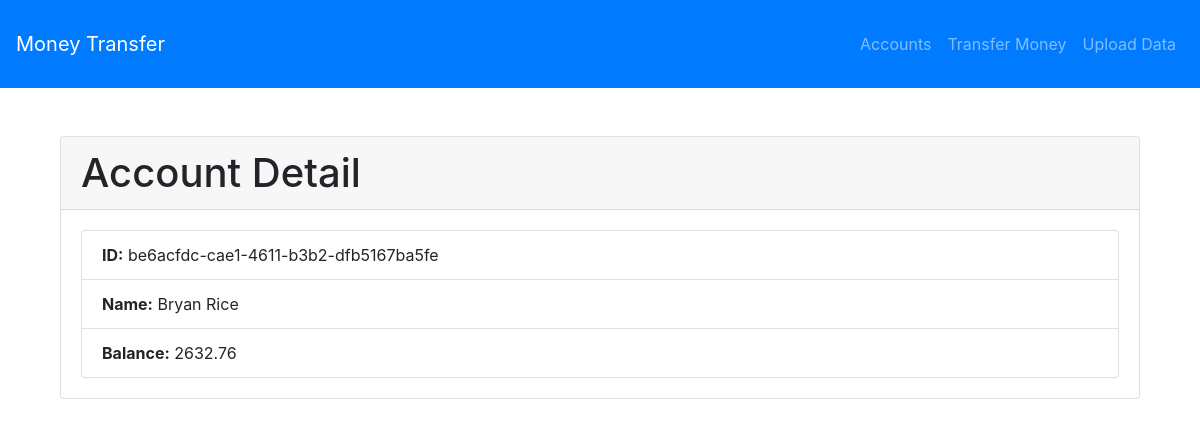
The page /accounts/be6acfdc-cae1-4611-b3b2-dfb5167ba5fe/ on the database its author committed.
### accounts/models.py (models this page shows, shortened)
class Account(models.Model):
    Account_ID = models.CharField(max_length=100, unique=True,primary_key=True)
    Name = models.CharField(max_length=255)
    Balance = models.DecimalField(max_digits=10, decimal_places=2)

### accounts/views.py (the view)
# urls.py: path('<str:pk>/', AccountDetailView.as_view(), name='account_detail'),
class AccountDetailView(DetailView):
    model = Account
    template_name = 'accounts/account_detail.html'
    context_object_name = 'account'

### accounts/templates/accounts/account_detail.html (shortened to what this page needs)
{% extends 'base.html' %}
{% block content %}
<div class="container mt-5">
    <div class="card">
        <div class="card-header">
            <h1 class="card-title mb-0">Account Detail</h1>
        </div>
        <div class="card-body">
            <ul class="list-group">
                <li class="list-group-item"><strong>ID:</strong> {{ account.Account_ID }}</li>
                <li class="list-group-item"><strong>Name:</strong> {{ account.Name }}</li>
                <li class="list-group-item"><strong>Balance:</strong> {{ account.Balance }}</li>
            </ul>
        </div>
    </div>
</div>
{% endblock %}

### rows shown on the page
Account: Account_ID "be6acfdc-cae1-4611-b3b2-dfb5167ba5fe", Name "Bryan Rice", Balance "2632.76"
